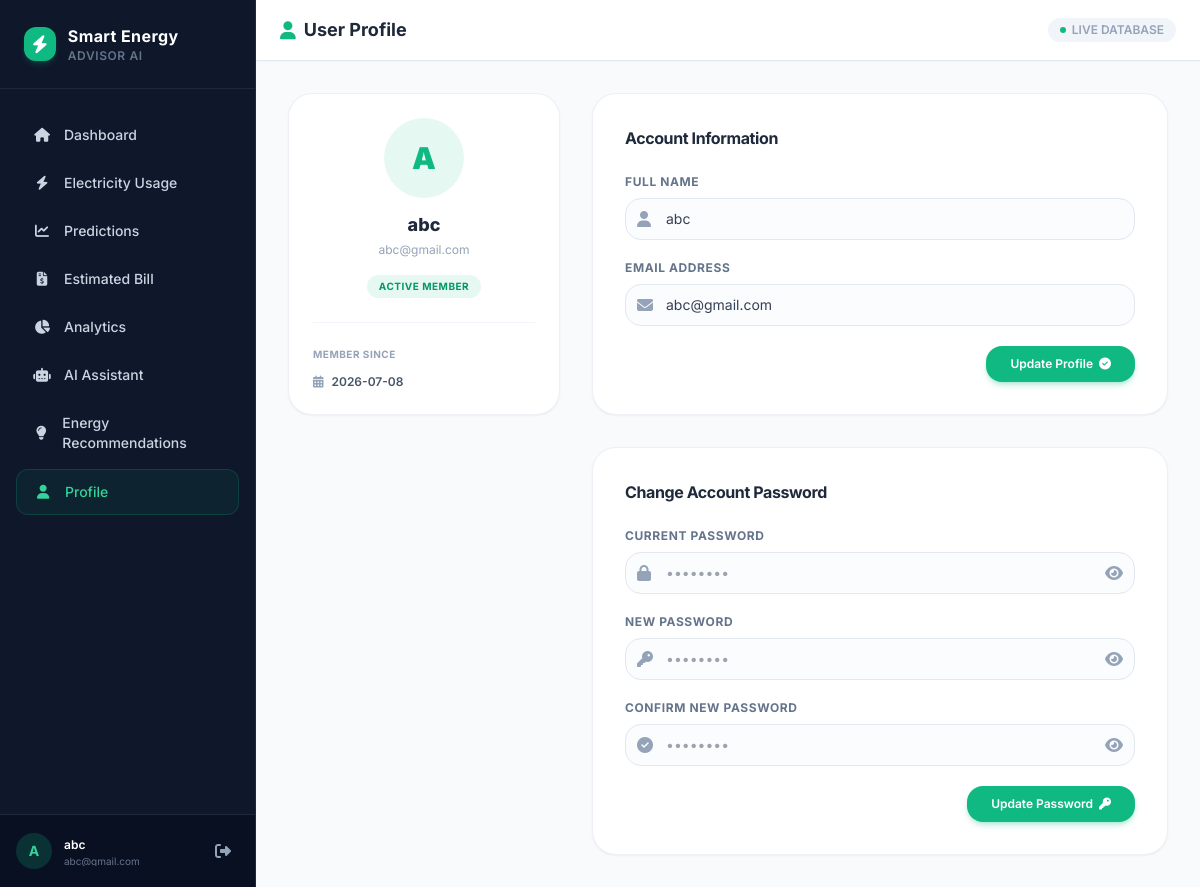
Screenshot of /profile (signed in) with the database file from the repository.
### tables this page shows
CREATE TABLE users (
    id INTEGER PRIMARY KEY AUTOINCREMENT,
    name TEXT NOT NULL,
    email TEXT UNIQUE NOT NULL,
    password_hash TEXT NOT NULL,
    created_at TIMESTAMP DEFAULT CURRENT_TIMESTAMP
);

### routes/main.py (the view, shortened to what this page needs)
@main_bp.route('/profile', methods=['GET', 'POST'])
@login_required
def profile():
    user_id = session['user_id']
    user = get_user_by_id(user_id)
    return render_template('profile.html', user=user)

### routes/main.py (called while the page is built)
def login_required(f):
    @wraps(f)
    def decorated_function(*args, **kwargs):
        if 'user_id' not in session:
            flash("Authentication required. Please log in first.", "warning")
            return redirect(url_for('auth.login'))
        return f(*args, **kwargs)
    return decorated_function

### services/db.py (called while the page is built)
def get_db_connection():
    os.makedirs(os.path.dirname(DB_PATH), exist_ok=True)
    conn = sqlite3.connect(DB_PATH)
    conn.row_factory = sqlite3.Row
    conn.execute("PRAGMA foreign_keys = ON")
    return conn

def get_user_by_id(user_id):
    conn = get_db_connection()
    try:
        user = conn.execute(
            "SELECT * FROM users WHERE id = ?",
            (user_id,)
        ).fetchone()
        return dict(user) if user else None
    finally:
        conn.close()

### templates/profile.html (shortened to what this page needs)
{% extends "base.html" %}
{% block page_header %}
<i class="fa-solid fa-user text-emerald-500"></i> User Profile
{% endblock %}
{% block content %}
<div class="max-w-4xl mx-auto space-y-8">
    <div class="grid grid-cols-1 md:grid-cols-3 gap-8">
        <div class="md:col-span-1 bg-white rounded-3xl border border-slate-200/60 p-6 flex flex-col items-center text-center shadow-sm h-fit">
            <div class="w-20 h-20 bg-emerald-500/10 text-emerald-500 text-3xl font-black rounded-full flex items-center justify-center mb-4">
                {{ user.name[0] | upper }}
            </div>
            <h3 class="font-extrabold text-lg text-slate-800 leading-tight">{{ user.name }}</h3>
            <p class="text-xs text-slate-400 mt-1 leading-normal truncate w-full">{{ user.email }}</p>
            <span class="inline-block mt-4 px-3 py-1 bg-emerald-500/10 text-emerald-600 rounded-full text-[10px] font-bold uppercase tracking-wider">
                Active Member
            </span>
            <div class="w-full border-t border-slate-100 my-6"></div>
            <div class="w-full text-left space-y-3">
                <p class="text-[10px] font-bold text-slate-400 uppercase tracking-wider">Member Since</p>
                <p class="text-xs text-slate-600 font-semibold flex items-center gap-2">
                    <i class="fa-solid fa-calendar-days text-slate-400"></i> {{ user.created_at[:10] }}
                </p>
            </div>
        </div>
        <div class="md:col-span-2 space-y-8">
            <div class="bg-white rounded-3xl border border-slate-200/60 p-6 sm:p-8 shadow-sm">
                <h4 class="text-md font-bold text-slate-800 tracking-tight mb-6">Account Information</h4>
                <form action="{{ url_for('main.profile') }}" method="POST" class="space-y-5">
                    <div>
                        <label for="name" class="block text-xs font-bold uppercase text-slate-500 tracking-wider mb-2">Full Name</label>
                        <div class="relative">
                            <span class="absolute inset-y-0 left-0 pl-3 flex items-center text-slate-400">
                                <i class="fa-solid fa-user"></i>
                            </span>
                            <input type="text" name="name" id="name" required value="{{ user.name }}" class="w-full pl-10 pr-4 py-2.5 rounded-2xl border border-slate-200 focus:outline-none focus:ring-2 focus:ring-emerald-500/20 focus:border-emerald-500 transition-all text-sm text-slate-700 bg-slate-50/50">
                        </div>
                    </div>
                    <div>
                        <label for="email" class="block text-xs font-bold uppercase text-slate-500 tracking-wider mb-2">Email Address</label>
                        <div class="relative">
                            <span class="absolute inset-y-0 left-0 pl-3 flex items-center text-slate-400">
                                <i class="fa-solid fa-envelope"></i>
                            </span>
                            <input type="email" name="email" id="email" required value="{{ user.email }}" class="w-full pl-10 pr-4 py-2.5 rounded-2xl border border-slate-200 focus:outline-none focus:ring-2 focus:ring-emerald-500/20 focus:border-emerald-500 transition-all text-sm text-slate-700 bg-slate-50/50">
                        </div>
                    </div>
                    <div class="flex justify-end">
                        <button type="submit" class="bg-emerald-500 hover:bg-emerald-600 text-white font-semibold py-2.5 px-6 rounded-2xl transition-all shadow-md shadow-emerald-500/25 text-xs flex items-center gap-1.5 transform hover:-translate-y-0.5">
                            Update Profile <i class="fa-solid fa-circle-check"></i>
                        </button>
                    </div>
                </form>
            </div>
            <div class="bg-white rounded-3xl border border-slate-200/60 p-6 sm:p-8 shadow-sm">
                <h4 class="text-md font-bold text-slate-800 tracking-tight mb-6">Change Account Password</h4>
                <form action="{{ url_for('main.profile') }}" method="POST" class="space-y-5" onsubmit="return validateChangePasswordForm()">
                    <div>
                        <label for="current_password" class="block text-xs font-bold uppercase text-slate-500 tracking-wider mb-2">Current Password</label>
                        <div class="relative">
                            <span class="absolute inset-y-0 left-0 pl-3 flex items-center text-slate-400">
                                <i class="fa-solid fa-lock"></i>
                            </span>
                            <input type="password" name="current_password" id="current_password" required placeholder="••••••••" class="w-full pl-10 pr-10 py-2.5 rounded-2xl border border-slate-200 focus:outline-none focus:ring-2 focus:ring-emerald-500/20 focus:border-emerald-500 transition-all text-sm text-slate-700 bg-slate-50/50">
                            <button type="button" onclick="togglePasswordVisibility('current_password', this)" class="absolute inset-y-0 right-0 pr-3 flex items-center text-slate-400 hover:text-slate-600">
                                <i class="fa-solid fa-eye"></i>
                            </button>
                        </div>
                    </div>
                    <div>
                        <label for="new_password" class="block text-xs font-bold uppercase text-slate-500 tracking-wider mb-2">New Password</label>
                        <div class="relative">
                            <span class="absolute inset-y-0 left-0 pl-3 flex items-center text-slate-400">
                                <i class="fa-solid fa-key"></i>
                            </span>
                            <input type="password" name="new_password" id="new_password" required placeholder="••••••••" class="w-full pl-10 pr-10 py-2.5 rounded-2xl border border-slate-200 focus:outline-none focus:ring-2 focus:ring-emerald-500/20 focus:border-emerald-500 transition-all text-sm text-slate-700 bg-slate-50/50">
                            <button type="button" onclick="togglePasswordVisibility('new_password', this)" class="absolute inset-y-0 right-0 pr-3 flex items-center text-slate-400 hover:text-slate-600">
                                <i class="fa-solid fa-eye"></i>
                            </button>
                        </div>
                    </div>
                    <div>
                        <label for="confirm_password" class="block text-xs font-bold uppercase text-slate-500 tracking-wider mb-2">Confirm New Password</label>
                        <div class="relative">
                            <span class="absolute inset-y-0 left-0 pl-3 flex items-center text-slate-400">
                                <i class="fa-solid fa-circle-check"></i>
                            </span>
                            <input type="password" name="confirm_password" id="confirm_password" required placeholder="••••••••" class="w-full pl-10 pr-10 py-2.5 rounded-2xl border border-slate-200 focus:outline-none focus:ring-2 focus:ring-emerald-500/20 focus:border-emerald-500 transition-all text-sm text-slate-700 bg-slate-50/50">
                            <button type="button" onclick="togglePasswordVisibility('confirm_password', this)" class="absolute inset-y-0 right-0 pr-3 flex items-center text-slate-400 hover:text-slate-600">
                                <i class="fa-solid fa-eye"></i>
                            </button>
                        </div>
                    </div>
                    <div class="flex justify-end">
                        <button type="submit" class="bg-emerald-500 hover:bg-emerald-600 text-white font-semibold py-2.5 px-6 rounded-2xl transition-all shadow-md shadow-emerald-500/25 text-xs flex items-center gap-1.5 transform hover:-translate-y-0.5">
                            Update Password <i class="fa-solid fa-key"></i>
                        </button>
                    </div>
                </form>
            </div>
        </div>
    </div>
</div>
{% endblock %}

### templates/base.html (shortened to what this page needs)
<!DOCTYPE html>
<html lang="en">
<head>
    <script src="https://cdn.tailwindcss.com"></script>
    <link rel="stylesheet" href="https://cdnjs.cloudflare.com/ajax/libs/font-awesome/6.4.0/css/all.min.css">
    <link rel="stylesheet" href="{{ url_for('static', filename='css/style.css') }}">
</head>
<body class="bg-slate-50 font-['Inter'] text-slate-800 antialiased min-h-screen flex flex-col">
    {% if session.get('user_id') %}
    <div class="flex flex-1 flex-col md:flex-row min-h-screen">
        <aside class="w-full md:w-64 bg-slate-900 text-slate-300 flex flex-col border-r border-slate-800">
            <div class="p-6 flex items-center gap-3 border-b border-slate-800">
                <div class="bg-emerald-500 text-white p-2 rounded-xl text-lg flex items-center justify-center shadow-md shadow-emerald-500/20">
                    <i class="fa-solid fa-bolt"></i>
                </div>
                <div>
                    <h1 class="font-bold text-white tracking-wide text-md">Smart Energy</h1>
                    <p class="text-xs text-slate-500 font-semibold uppercase tracking-wider">Advisor AI</p>
                </div>
            </div>
            <nav class="flex-1 px-4 py-6 space-y-1 overflow-y-auto">
                <a href="{{ url_for('main.dashboard') }}" class="sidebar-link flex items-center gap-3 px-4 py-3 rounded-xl hover:bg-slate-800 hover:text-white transition-all text-sm font-medium " id="nav-dashboard">
                    <i class="fa-solid fa-house w-5 text-center"></i>
                    <span>Dashboard</span>
                </a>
                <a href="{{ url_for('main.usage') }}" class="sidebar-link flex items-center gap-3 px-4 py-3 rounded-xl hover:bg-slate-800 hover:text-white transition-all text-sm font-medium " id="nav-usage">
                    <i class="fa-solid fa-bolt w-5 text-center"></i>
                    <span>Electricity Usage</span>
                </a>
                <a href="{{ url_for('main.prediction') }}" class="sidebar-link flex items-center gap-3 px-4 py-3 rounded-xl hover:bg-slate-800 hover:text-white transition-all text-sm font-medium " id="nav-predictions">
                    <i class="fa-solid fa-chart-line w-5 text-center"></i>
                    <span>Predictions</span>
                </a>
                <a href="{{ url_for('main.bill') }}" class="sidebar-link flex items-center gap-3 px-4 py-3 rounded-xl hover:bg-slate-800 hover:text-white transition-all text-sm font-medium " id="nav-bill">
                    <i class="fa-solid fa-file-invoice-dollar w-5 text-center"></i>
                    <span>Estimated Bill</span>
                </a>
                <a href="{{ url_for('main.analytics') }}" class="sidebar-link flex items-center gap-3 px-4 py-3 rounded-xl hover:bg-slate-800 hover:text-white transition-all text-sm font-medium " id="nav-analytics">
                    <i class="fa-solid fa-chart-pie w-5 text-center"></i>
                    <span>Analytics</span>
                </a>
                <a href="{{ url_for('ai.assistant') }}" class="sidebar-link flex items-center gap-3 px-4 py-3 rounded-xl hover:bg-slate-800 hover:text-white transition-all text-sm font-medium " id="nav-ai-assistant">
                    <i class="fa-solid fa-robot w-5 text-center"></i>
                    <span>AI Assistant</span>
                </a>
                <a href="{{ url_for('ai.recommendations') }}" class="sidebar-link flex items-center gap-3 px-4 py-3 rounded-xl hover:bg-slate-800 hover:text-white transition-all text-sm font-medium " id="nav-recommendations">
                    <i class="fa-solid fa-lightbulb w-5 text-center"></i>
                    <span>Energy Recommendations</span>
                </a>
                <a href="{{ url_for('main.profile') }}" class="sidebar-link flex items-center gap-3 px-4 py-3 rounded-xl hover:bg-slate-800 hover:text-white transition-all text-sm font-medium {% if request.path == url_for('main.profile') %}bg-emerald-600/10 text-emerald-400 border border-emerald-500/20{% endif %}" id="nav-profile">
                    <i class="fa-solid fa-user w-5 text-center"></i>
                    <span>Profile</span>
                </a>
            </nav>
            <div class="p-4 border-t border-slate-800 bg-slate-950/40 flex items-center gap-3">
                <div class="w-9 h-9 rounded-full bg-emerald-500/20 text-emerald-400 flex items-center justify-center font-bold text-sm">
                    {{ session.get('user_name')[0] | upper }}
                </div>
                <div class="flex-1 min-w-0">
                    <p class="text-xs font-semibold text-white truncate leading-tight">{{ session.get('user_name') }}</p>
                    <p class="text-[10px] text-slate-500 truncate leading-none mt-1">{{ session.get('user_email') }}</p>
                </div>
                <a href="{{ url_for('auth.logout') }}" class="text-slate-400 hover:text-rose-400 p-2 rounded-lg transition-colors" title="Log Out">
                    <i class="fa-solid fa-right-from-bracket"></i>
                </a>
            </div>
        </aside>
        <main class="flex-1 flex flex-col bg-slate-50 overflow-hidden">
            <header class="bg-white border-b border-slate-200 px-6 py-4 flex items-center justify-between shadow-sm shadow-slate-100">
                <h2 class="text-lg font-bold text-slate-800 flex items-center gap-2">
                    {% block page_header %}{% endblock %}
                </h2>
                <div class="flex items-center gap-4">
                    <span class="text-xs text-slate-400 font-semibold uppercase bg-slate-100 py-1 px-3 rounded-full flex items-center gap-1.5">
                        <span class="w-1.5 h-1.5 bg-emerald-500 rounded-full animate-ping"></span> Live Database
                    </span>
                </div>
            </header>
            <div class="flex-1 overflow-y-auto p-6 md:p-8">
                {% block content %}{% endblock %}
            </div>
        </main>
    </div>
    {% endif %}
</body>
</html>

### static/css/style.css (style rules this page uses)
html { scroll-behavior: smooth; }
.sidebar-link { transition: all 0.2s ease-in-out; }

### rows the page displays
users: get "abc", get "abc@gmail.com", name "A", name "abc", email "abc@gmail.com", created_at "2026-07-08"

### other values shown
{{ session.get('user_name')[0] | upper }} "A"
